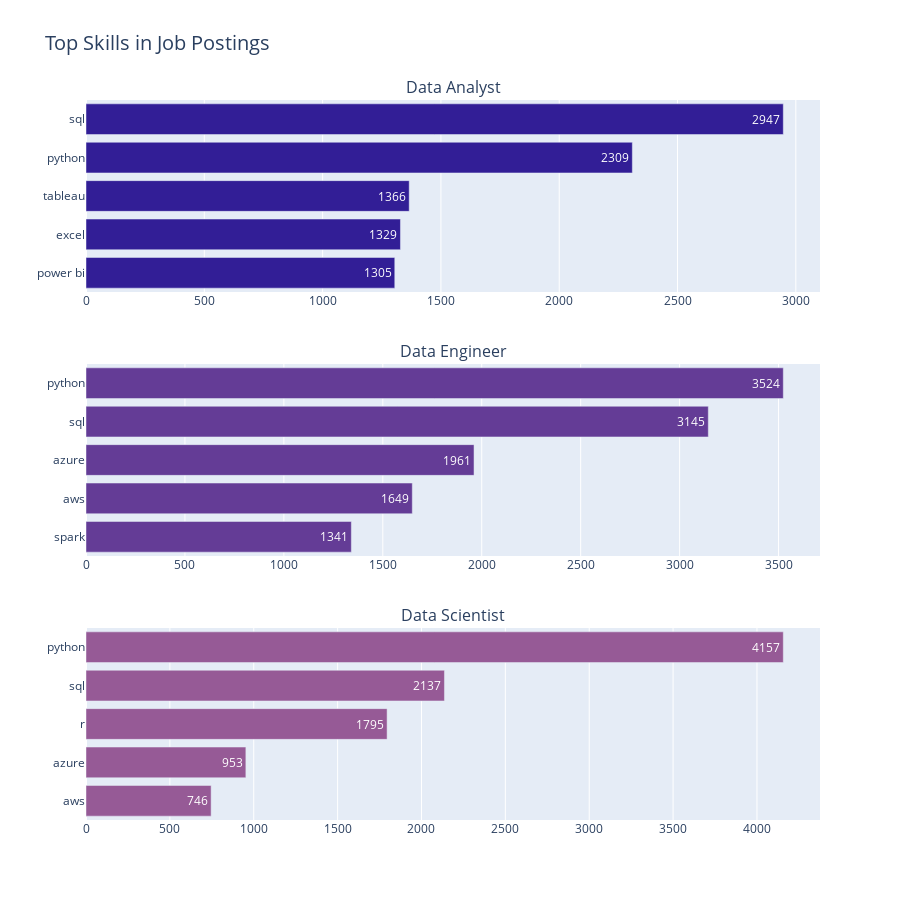

Notebook cell for this chart:
### Code cell
fig = make_subplots(
    rows=len(job_titles),
    cols=1,
    subplot_titles=job_titles,
    vertical_spacing=0.1
)

for i, job_title in enumerate(job_titles, 1):
    df_plot = df_skills_count[df_skills_count['job_title_short'] == job_title].head(5)

    fig.add_trace(
        go.Bar(
            y=df_plot['job_skills'],
            x=df_plot['skill_count'],
            orientation='h',
            name=job_title,
            text=df_plot['skill_count'],
            textposition='auto',
            marker_color=f'rgb({i*50}, {i*30}, {150})'
        ),
        row=i, col=1
    )

    fig.update_yaxes(autorange='reversed', row=i, col=1)

    fig.update_yaxes(title_text="", row=i, col=1)

    fig.update_traces(showlegend=False)

fig.update_layout(
    height=300 * len(job_titles),
    title_text = "Top Skills in Job Postings",
    title_font_size=20,
    showlegend=False,
    barmode='group'
)

fig.show()

### Figure 1 — Plotly figure (JSON) as saved in the notebook; plotly's stock layout.template omitted (floating-point values rounded to 4 significant figures)
{"data": [{"marker": {"color": "rgb(50, 30, 150)"}, "name": "Data Analyst", "orientation": "h", "showlegend": false, "text": [2947, 2309, 1366, 1329, 1305], "textposition": "auto", "type": "bar", "x": [2947, 2309, 1366, 1329, 1305], "xaxis": "x", "y": ["sql", "python", "tableau", "excel", "power bi"], "yaxis": "y"}, {"marker": {"color": "rgb(100, 60, 150)"}, "name": "Data Engineer", "orientation": "h", "showlegend": false, "text": [3524, 3145, 1961, 1649, 1341], "textposition": "auto", "type": "bar", "x": [3524, 3145, 1961, 1649, 1341], "xaxis": "x2", "y": ["python", "sql", "azure", "aws", "spark"], "yaxis": "y2"}, {"marker": {"color": "rgb(150, 90, 150)"}, "name": "Data Scientist", "orientation": "h", "showlegend": false, "text": [4157, 2137, 1795, 953, 746], "textposition": "auto", "type": "bar", "x": [4157, 2137, 1795, 953, 746], "xaxis": "x3", "y": ["python", "sql", "r", "azure", "aws"], "yaxis": "y3"}], "layout": {"annotations": [{"font": {"size": 16}, "showarrow": false, "text": "Data Analyst", "x": 0.5, "xanchor": "center", "xref": "paper", "y": 1, "yanchor": "bottom", "yref": "paper"}, {"font": {"size": 16}, "showarrow": false, "text": "Data Engineer", "x": 0.5, "xanchor": "center", "xref": "paper", "y": 0.6333, "yanchor": "bottom", "yref": "paper"}, {"font": {"size": 16}, "showarrow": false, "text": "Data Scientist", "x": 0.5, "xanchor": "center", "xref": "paper", "y": 0.2667, "yanchor": "bottom", "yref": "paper"}], "barmode": "group", "height": 900, "showlegend": false, "title": {"font": {"size": 20}, "text": "Top Skills in Job Postings"}, "xaxis": {"anchor": "y", "domain": [0, 1]}, "xaxis2": {"anchor": "y2", "domain": [0, 1]}, "xaxis3": {"anchor": "y3", "domain": [0, 1]}, "yaxis": {"anchor": "x", "autorange": "reversed", "domain": [0.7333, 1], "title": {"text": ""}}, "yaxis2": {"anchor": "x2", "autorange": "reversed", "domain": [0.3667, 0.6333], "title": {"text": ""}}, "yaxis3": {"anchor": "x3", "autorange": "reversed", "domain": [0, 0.2667], "title": {"text": ""}}}}
